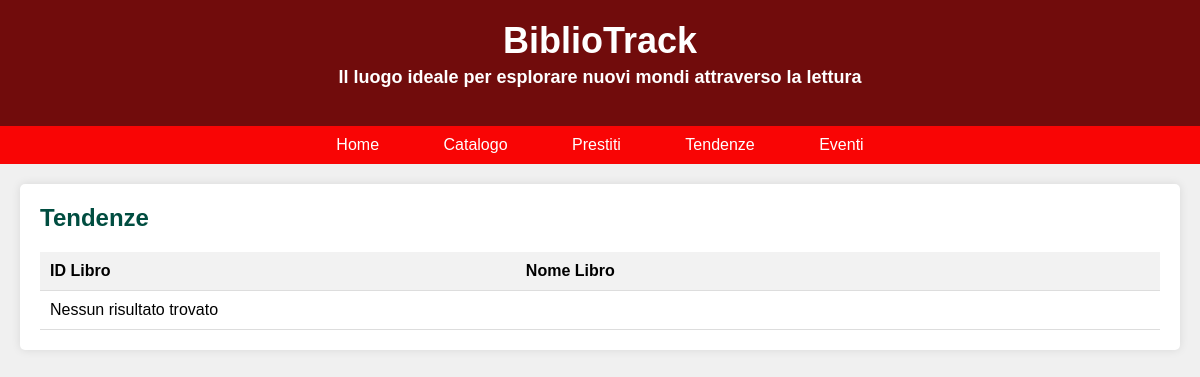
Page /tendenze.php on the earlier database version.
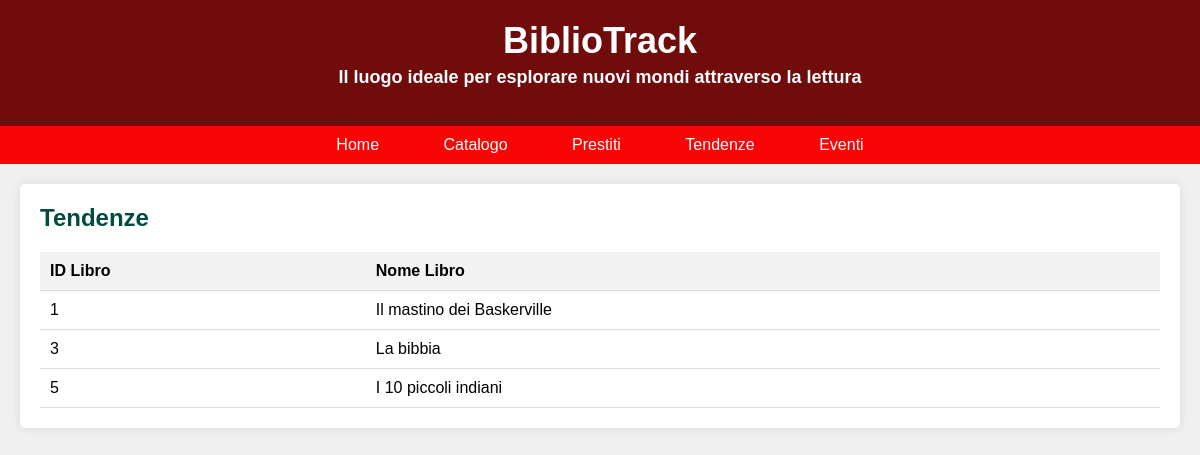
Same page on the later database version.
### tables this page shows
CREATE TABLE `libri` (
  `PK_Id_libro` int(11) NOT NULL,
  `Titolo` varchar(100) NOT NULL,
  `Autore` varchar(50) NOT NULL,
  `Casa_editrice` varchar(50) NOT NULL,
  `Anno_pubblicazione` int(4) DEFAULT NULL,
  `Collana` varchar(50) DEFAULT NULL,
  `Genere` varchar(50) DEFAULT NULL,
  `stato` tinyint(4) DEFAULT 0
);

### tendenze.php (the view, shortened to what this page needs)
<?php
$servername = "localhost";
$username = "root";
$password = "Ruozzi1234";
$dbname = "bibliotrack";
?>
<!DOCTYPE html>
<html lang="it">
<head>
</head>
<body>
    <header id='header'>
        <h1>BiblioTrack</h1>
        <h3>Il luogo ideale per esplorare nuovi mondi attraverso la lettura</h3>
    </header>
    <nav>
        <a href="index.html">Home</a>
        <a href="catalogo.php">Catalogo</a>
        <a href="prestiti.html">Prestiti</a>
        <a href="tendenze.php">Tendenze</a>
        <a href="eventi.html">Eventi</a>
    </nav>
    <div class="container">
        <section class="catalog-section">
            <h2>Tendenze</h2>
            <table>
                <thead>
                    <tr>
                        <th>ID Libro</th>
                        <th>Nome Libro</th>
                    </tr>
                </thead>
                <tbody>
                    <?php
                    $conn = new mysqli($servername, $username, $password, $dbname);
                    $sql = $sql = "SELECT l.PK_Id_libro, l.Titolo
                    FROM libri l
                    JOIN (
                        SELECT FK_Id_libro
                        FROM prestiti
                        GROUP BY FK_Id_libro
                        ORDER BY COUNT(*) DESC
                        LIMIT 5
                    ) p ON l.PK_Id_libro = p.FK_Id_libro";
                    $result = $conn->query($sql);
                    if ($result!==false && $result->num_rows > 0) {
                        while($row = $result->fetch_assoc()) {
                            echo "<tr><td>" . $row["PK_Id_libro"] . "</td><td>" . $row["Titolo"] . "</td></tr>";
                        }
                    } else {
                        echo "<tr><td colspan='2'>Nessun risultato trovato</td></tr>";
                    }
                    ?>
                </tbody>
            </table>
        </section>
    </div>
</body>
</html>

Differences in the rows shown:
now on this page (row edited): libri: PK_Id_libro "1", Titolo "Il mastino dei Baskerville"
now on this page (row edited): libri: PK_Id_libro "3", Titolo "La bibbia"
now on this page (row edited): libri: PK_Id_libro "5", Titolo "I 10 piccoli indiani"
Other differences:
text no longer shown: "Nessun risultato trovato"
